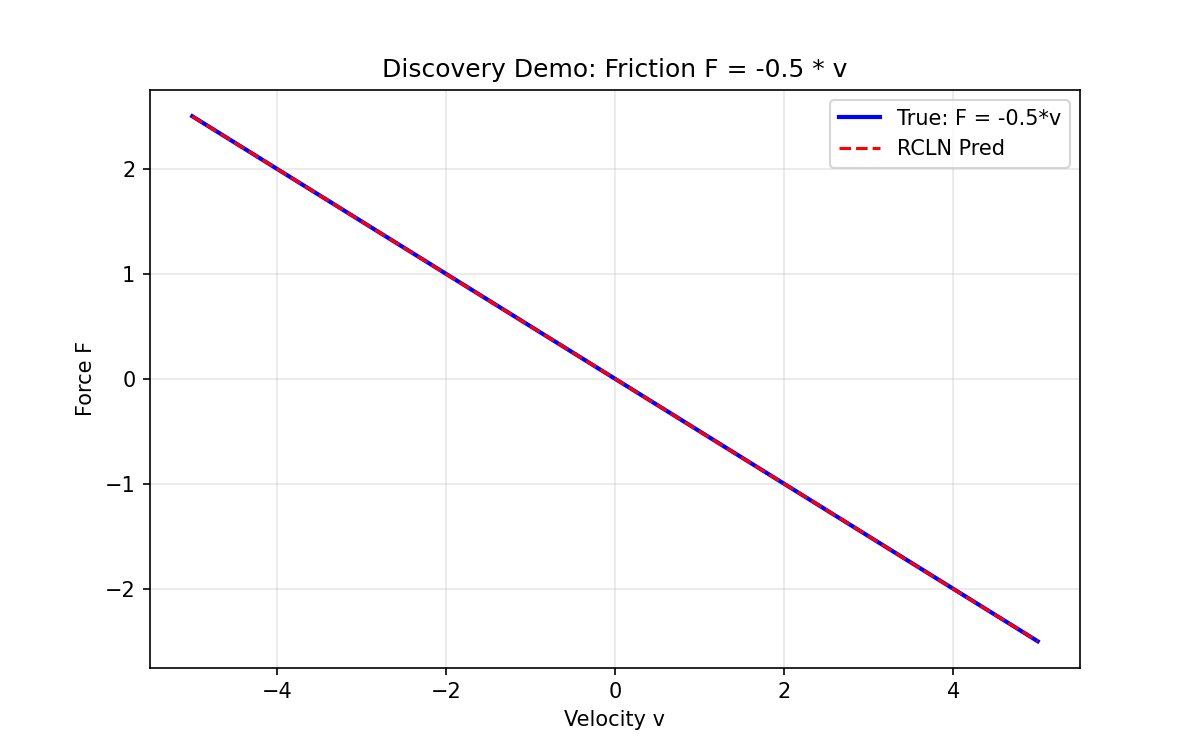

The Python source for this figure:
"""
Demo: 发现摩擦力实验
验证 RCLN 和发现引擎能否从数据中"悟"出公式 F = -0.5 * v
"""

import sys
from pathlib import Path

import torch
import numpy as np
import matplotlib
matplotlib.use("Agg")  # Non-GUI backend (avoids Tcl/Tk on headless)
import matplotlib.pyplot as plt

ROOT = Path(__file__).resolve().parents[1]
sys.path.insert(0, str(ROOT))

from axiom_os.core.upi import UPIState, Units
from axiom_os.layers.rcln import RCLNLayer
from axiom_os.engine.discovery import DiscoveryEngine


def main():
    print("=" * 60)
    print("Demo: 发现摩擦力 (F = -0.5 * v)")
    print("=" * 60)

    # 1. 造数据 (真实物理: F = -0.5 * v)
    v = torch.linspace(-5, 5, 100).reshape(-1, 1).double()
    F_true = -0.5 * v
    # 包装成 UPI (velocity: L/T = [0,1,-1,0,0])
    inputs = UPIState(v, units=Units.VELOCITY, semantics="velocity")

    # 2. 初始化 RCLN (硬核不懂摩擦，认为 F=0)
    def hard_core_zero(x):
        if isinstance(x, torch.Tensor):
            vals = x
        elif hasattr(x, "values") and not isinstance(x, torch.Tensor):
            vals = x.values
        else:
            vals = x
        t = torch.as_tensor(vals, dtype=torch.float32)
        return torch.zeros_like(t)

    rcln = RCLNLayer(
        input_dim=1,
        hidden_dim=32,
        output_dim=1,
        hard_core_func=hard_core_zero,
        lambda_res=1.0,
    )
    optimizer = torch.optim.Adam(rcln.parameters(), lr=0.01)

    # 3. 训练循环 (RCLN Soft Shell 学习)
    print("\n>>> Training RCLN Soft Shell...")
    for i in range(1000):
        optimizer.zero_grad()
        F_pred = rcln(inputs)
        loss = torch.mean((F_pred.float() - F_true.float()) ** 2)
        loss.backward()
        optimizer.step()
        if (i + 1) % 200 == 0:
            print(f"    Epoch {i+1}, loss={loss.item():.6f}")

    # 4. 发现循环 (提取公式)
    print("\n>>> Running Discovery Engine...")
    engine = DiscoveryEngine(use_pysr=False)
    x_np = inputs.values.detach().cpu().numpy()
    # Get y_soft from RCLN (soft shell learned F ≈ -0.5*v)
    with torch.no_grad():
        _ = rcln(inputs)
    y_soft_np = rcln._last_y_soft.cpu().numpy()
    # Sanity: y_soft should correlate negatively with v (F = -0.5*v)
    corr = np.corrcoef(x_np.ravel(), y_soft_np.ravel())[0, 1]
    print(f"    Correlation v vs y_soft: {corr:.4f} (expected -1 for F=-0.5*v)")
    # Pass (x, y_soft) pairs - use discover for direct x->y fit
    formula = engine.discover(x_np, y_soft_np)

    print(f"\n[OK] Discovery Result: {formula}")
    print("\n预期: 系数接近 -0.5 (F = -0.5 * v)")
    if formula and "-0.4" in formula or "-0.5" in formula or "-0.6" in formula:
        print("[OK] Success: coefficient close to -0.5")
    else:
        print("[Note] Coefficient may vary slightly (Lasso linear fit)")

    # 5. 可视化
    with torch.no_grad():
        F_pred = rcln(inputs).numpy()
    v_np = v.numpy()
    F_true_np = F_true.numpy()

    plt.figure(figsize=(8, 5))
    plt.plot(v_np, F_true_np, "b-", label="True: F = -0.5*v", linewidth=2)
    plt.plot(v_np, F_pred, "r--", label="RCLN Pred", linewidth=1.5)
    plt.xlabel("Velocity v")
    plt.ylabel("Force F")
    plt.title("Discovery Demo: Friction F = -0.5 * v")
    plt.legend()
    plt.grid(True, alpha=0.3)
    out_path = Path(__file__).resolve().parent / "demo_discovery.png"
    plt.savefig(out_path, dpi=150)
    print(f"\nSaved plot: {out_path}")
    plt.close()

    print("=" * 60)


if __name__ == "__main__":
    main()
